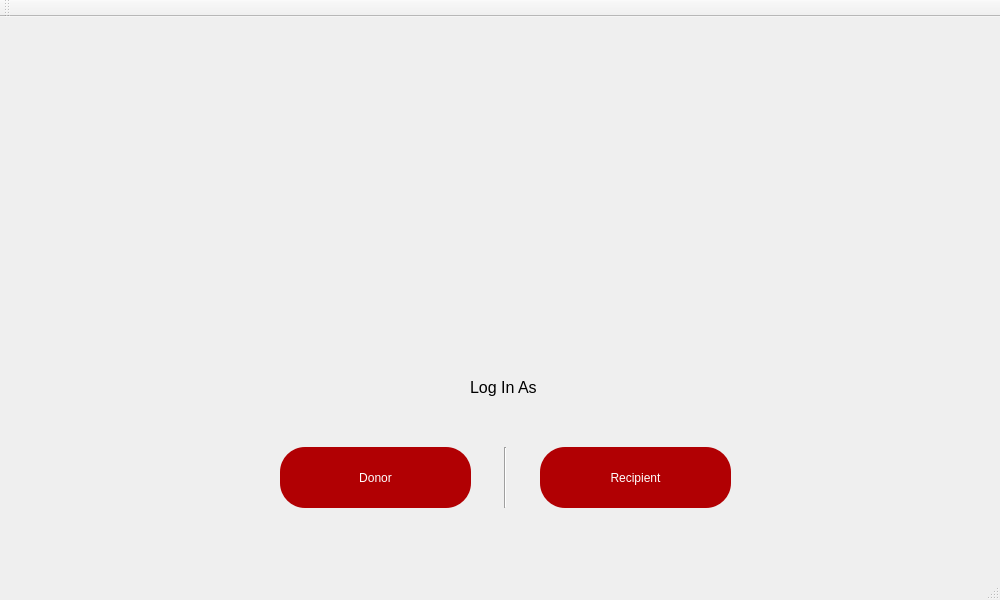
<?xml version="1.0" encoding="UTF-8"?>
<ui version="4.0">
 <class>FirstPageClass</class>
 <widget class="QMainWindow" name="FirstPageClass">
  <property name="geometry">
   <rect>
    <x>0</x>
    <y>0</y>
    <width>1000</width>
    <height>600</height>
   </rect>
  </property>
  <property name="windowTitle">
   <string>Blood Bank Management System</string>
  </property>
  <property name="windowIcon">
   <iconset resource="res.qrc">
    <normaloff>:/new/prefix1/toppng.com-blood-donation-png-picture-blood-donation-logo-3209x3905.png</normaloff>:/new/prefix1/toppng.com-blood-donation-png-picture-blood-donation-logo-3209x3905.png</iconset>
  </property>
  <widget class="QWidget" name="centralWidget">
   <widget class="QLabel" name="label">
    <property name="geometry">
     <rect>
      <x>0</x>
      <y>-1</y>
      <width>1000</width>
      <height>571</height>
     </rect>
    </property>
    <property name="font">
     <font>
      <pointsize>10</pointsize>
     </font>
    </property>
    <property name="acceptDrops">
     <bool>false</bool>
    </property>
    <property name="autoFillBackground">
     <bool>false</bool>
    </property>
    <property name="styleSheet">
     <string notr="true">background-image:url(:/new/prefix1/first.png);</string>
    </property>
    <property name="text">
     <string/>
    </property>
    <property name="pixmap">
     <pixmap resource="res.qrc">:/new/prefix1/first.png</pixmap>
    </property>
    <property name="scaledContents">
     <bool>true</bool>
    </property>
    <property name="wordWrap">
     <bool>false</bool>
    </property>
   </widget>
   <widget class="QLabel" name="label_2">
    <property name="geometry">
     <rect>
      <x>470</x>
      <y>360</y>
      <width>81</width>
      <height>21</height>
     </rect>
    </property>
    <property name="font">
     <font>
      <pointsize>12</pointsize>
      <bold>false</bold>
     </font>
    </property>
    <property name="text">
     <string>Log In As</string>
    </property>
   </widget>
   <widget class="QPushButton" name="donor">
    <property name="geometry">
     <rect>
      <x>280</x>
      <y>430</y>
      <width>191</width>
      <height>61</height>
     </rect>
    </property>
    <property name="cursor">
     <cursorShape>PointingHandCursor</cursorShape>
    </property>
    <property name="styleSheet">
     <string notr="true">background-color:rgb(177, 0, 3);
border-radius:25px;
color:white;
font: 700 10pt &quot;Arial&quot;;</string>
    </property>
    <property name="text">
     <string>Donor</string>
    </property>
   </widget>
   <widget class="QPushButton" name="recipient">
    <property name="geometry">
     <rect>
      <x>540</x>
      <y>430</y>
      <width>191</width>
      <height>61</height>
     </rect>
    </property>
    <property name="cursor">
     <cursorShape>PointingHandCursor</cursorShape>
    </property>
    <property name="styleSheet">
     <string notr="true">background-color:rgb(177, 0, 3);
border-radius:25px;
color:white;
font: 700 10pt &quot;Arial&quot;;</string>
    </property>
    <property name="text">
     <string>Recipient</string>
    </property>
   </widget>
   <widget class="Line" name="line">
    <property name="geometry">
     <rect>
      <x>490</x>
      <y>430</y>
      <width>31</width>
      <height>61</height>
     </rect>
    </property>
    <property name="lineWidth">
     <number>1</number>
    </property>
    <property name="orientation">
     <enum>Qt::Vertical</enum>
    </property>
   </widget>
  </widget>
  <widget class="QMenuBar" name="menuBar">
   <property name="geometry">
    <rect>
     <x>0</x>
     <y>0</y>
     <width>1000</width>
     <height>22</height>
    </rect>
   </property>
  </widget>
  <widget class="QToolBar" name="mainToolBar">
   <attribute name="toolBarArea">
    <enum>TopToolBarArea</enum>
   </attribute>
   <attribute name="toolBarBreak">
    <bool>false</bool>
   </attribute>
  </widget>
  <widget class="QStatusBar" name="statusBar"/>
 </widget>
 <layoutdefault spacing="6" margin="11"/>
 <resources>
  <include location="res.qrc"/>
 </resources>
 <connections/>
</ui>
